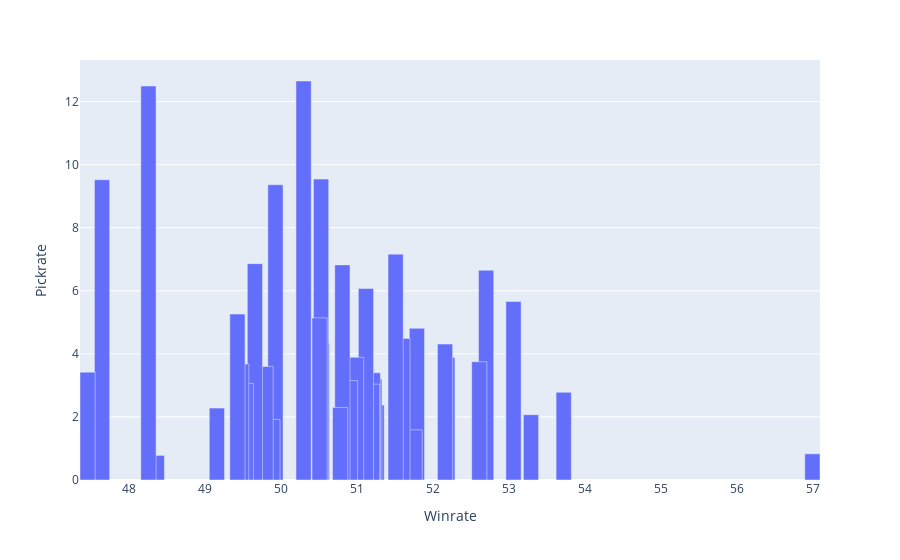

This figure's notebook cell:
### Markdown cell above
### Concernant la Jungle, le choix est assez mitigé. Tout dépendra vraiment du patch pour ce rôle.

### Code cell
fig = px.bar(data_championJUNGV2,x="Winrate", y="Pickrate",hover_data = ['Name'])
fig.update_traces(width=0.2)
fig.show()

### Figure 1 — Plotly figure (JSON) as saved in the notebook; plotly's stock layout.template omitted (floating-point values rounded to 4 significant figures)
{"data": [{"alignmentgroup": "True", "customdata": [["Skarner"], ["Volibear"], ["Shyvana"], ["Udyr"], ["Bel'Veth"], ["Rammus"], ["Fiddlesticks"], ["Zac"], ["Sejuani"], ["Wukong"], ["Warwick"], ["Master Yi"], ["Trundle"], ["Elise"], ["Lillia"], ["Xin Zhao"], ["Diana"], ["Vi"], ["Jarvan IV"], ["Ekko"], ["Rek'Sai"], ["Evelynn"], ["Kayn"], ["Kha'Zix"], ["Graves"], ["Hecarim"], ["Poppy"], ["Rengar"], ["Kindred"], ["Nunu"], ["Nocturne"], ["Shaco"], ["Karthus"], ["Ivern"], ["Viego"], ["Lee Sin"], ["Nidalee"]], "hovertemplate": "Winrate=%{x}<br>Pickrate=%{y}<br>Name=%{customdata[0]}<extra></extra>", "legendgroup": "", "marker": {"color": "#636efa", "pattern": {"shape": ""}}, "name": "", "offsetgroup": "", "orientation": "v", "showlegend": false, "textposition": "auto", "type": "bar", "width": 0.2, "x": [56.99, 53.72, 53.29, 53.06, 52.7, 52.61, 52.19, 52.16, 51.79, 51.76, 51.6, 51.51, 51.26, 51.23, 51.21, 51.2, 51.12, 50.99, 50.91, 50.81, 50.78, 50.54, 50.53, 50.51, 50.3, 49.93, 49.89, 49.8, 49.66, 49.54, 49.48, 49.43, 49.16, 48.37, 48.26, 47.65, 47.46], "xaxis": "x", "y": [0.83, 2.78, 2.07, 5.66, 6.65, 3.75, 3.88, 4.31, 4.81, 1.59, 4.49, 7.16, 2.38, 3.2, 3.4, 3.04, 6.07, 3.89, 3.15, 6.82, 2.3, 4.33, 9.54, 5.14, 12.65, 9.36, 1.92, 3.6, 6.86, 3.06, 3.68, 5.26, 2.28, 0.78, 12.49, 9.52, 3.42], "yaxis": "y"}], "layout": {"barmode": "relative", "legend": {"tracegroupgap": 0}, "margin": {"t": 60}, "xaxis": {"anchor": "y", "domain": [0, 1], "title": {"text": "Winrate"}}, "yaxis": {"anchor": "x", "domain": [0, 1], "title": {"text": "Pickrate"}}}}
